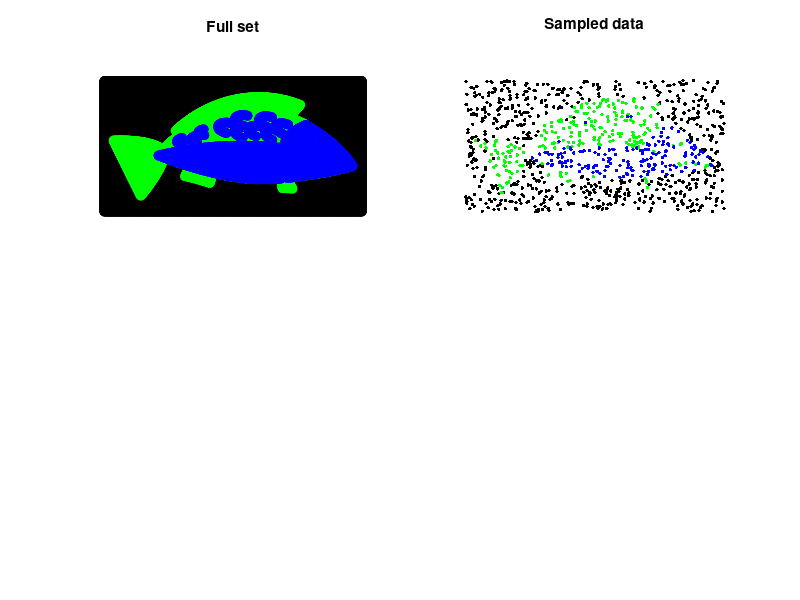

Recreate this plot in MATLAB. (Note: this script raises an error after producing the figure.)
% Plot George data
% Lucy Kuncheva 24/06/2019

clear, clc, close all

cm = [0 0 0;0 1 0; 0 0 1]; % colour map

load GeorgeTheFish

[r,c,~] = size(im); % grid size
[x,y] = meshgrid(1:c,1:r); % grid for plotting

figure
subplot(221)
gscatter(GeorgeData(:,1), GeorgeData(:,2), GeorgeLabels, cm)
legend('off'), axis equal off
title('Full set')

load DataClean

subplot(222)
gscatter(Data(:,1), Data(:,2), Labels, cm, '.', 8)
legend('off'), axis equal off
title('Sampled data')

onenn = fitcknn(Data, Labels); % 1-nn classifier on the clean data
al = predict(onenn, [x(:) y(:)]); % classify the grid
subplot(223)
gscatter(x(:), y(:), al, cm)
legend('off'), axis equal off
title('1-nn regions with clean data')


load DataNoise

onenn = fitcknn(DataN, LabelsN); % 1-nn classifier on the noisy data
al = predict(onenn, [x(:) y(:)]); % classify the grid
subplot(224)
gscatter(x(:), y(:), al, cm)
legend('off'), axis equal off
title('1-nn regions with noisy data')





